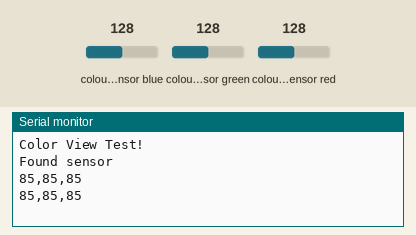
Simulated run of this sketch. Board: Particle Photon. On the bench: the last lines printed to the serial monitor. Inputs (shaded band) come from the test bench; at power-on: colour sensor blue 128, colour sensor green 128, colour sensor red 128.

Above: at 2.0 s.
2.1 s: colour sensor blue set to 5
At 3.3 s:
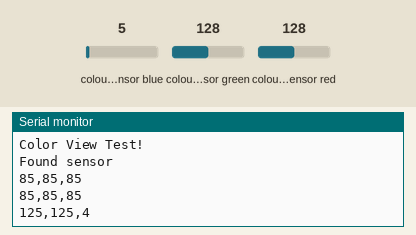
3.7 s: colour sensor green set to 5
At 5.0 s:
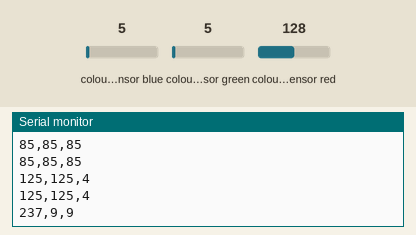
5.3 s: colour sensor red set to 5
At 6.7 s:
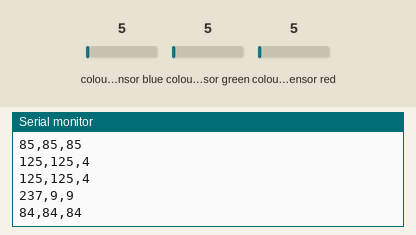
Timing chart, 0 to 8.3 s (numbered marks = the images above; inputs shaded):
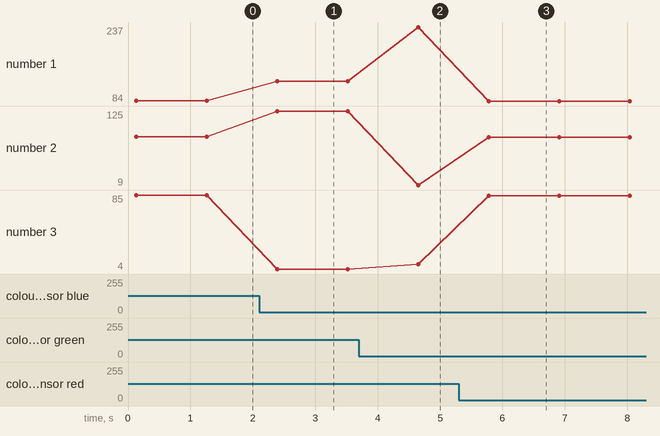

Measured:
- after the input at 2.1 s, the serial monitor: prints a new line after 0.29 s (image 1)
- after the input at 3.7 s, the serial monitor: prints a new line after 0.95 s (image 2)
- after the input at 5.3 s, the serial monitor: prints a new line after 0.48 s (image 3)
- plotted number 1: 85 → 125 after the input at 2.1 s, 125 → 237 after the input at 3.7 s, 237 → 84 after the input at 5.3 s
- plotted number 2: 85 → 125 after the input at 2.1 s, 125 → 9 after the input at 3.7 s, 9 → 84 after the input at 5.3 s
- plotted number 3: 85 → 4 after the input at 2.1 s, 4 → 9 after the input at 3.7 s, 9 → 84 after the input at 5.3 s

The sketch:

tcs34725.ino
```cpp
// This #include statement was automatically added by the Spark IDE.
#include "Adafruit_TCS34725.h"
#include <math.h>

boolean commonAnode = false;
char szInfo[128];
Adafruit_TCS34725 tcs = Adafruit_TCS34725(TCS34725_INTEGRATIONTIME_50MS, TCS34725_GAIN_4X);

void setup() {
    Serial.begin(9600);
    Serial.println("Color View Test!");

    if (tcs.begin()) {
        Serial.println("Found sensor");
    } else {
        Serial.println("No TCS34725 found ... check your connections");
        while (1); // halt!
    }
}

void loop() {
    uint16_t clear, red, green, blue;

    tcs.setInterrupt(false);      // turn on LED

    delay(60);  // takes 50ms to read

    tcs.getRawData(&red, &green, &blue, &clear);
    tcs.setInterrupt(true);  // turn off LED

    // Figure out some basic hex code for visualization
    uint32_t sum = clear;
    float r, g, b;

    r = red; r /= sum;
    g = green; g /= sum;
    b = blue; b /= sum;
    r *= 256; g *= 256; b *= 256;

    sprintf(szInfo, "%d,%d,%d", (int)r, (int)g, (int)b);

    Spark.publish("colorinfo", szInfo);

    Serial.println(szInfo);

    delay(1000);
}
```
